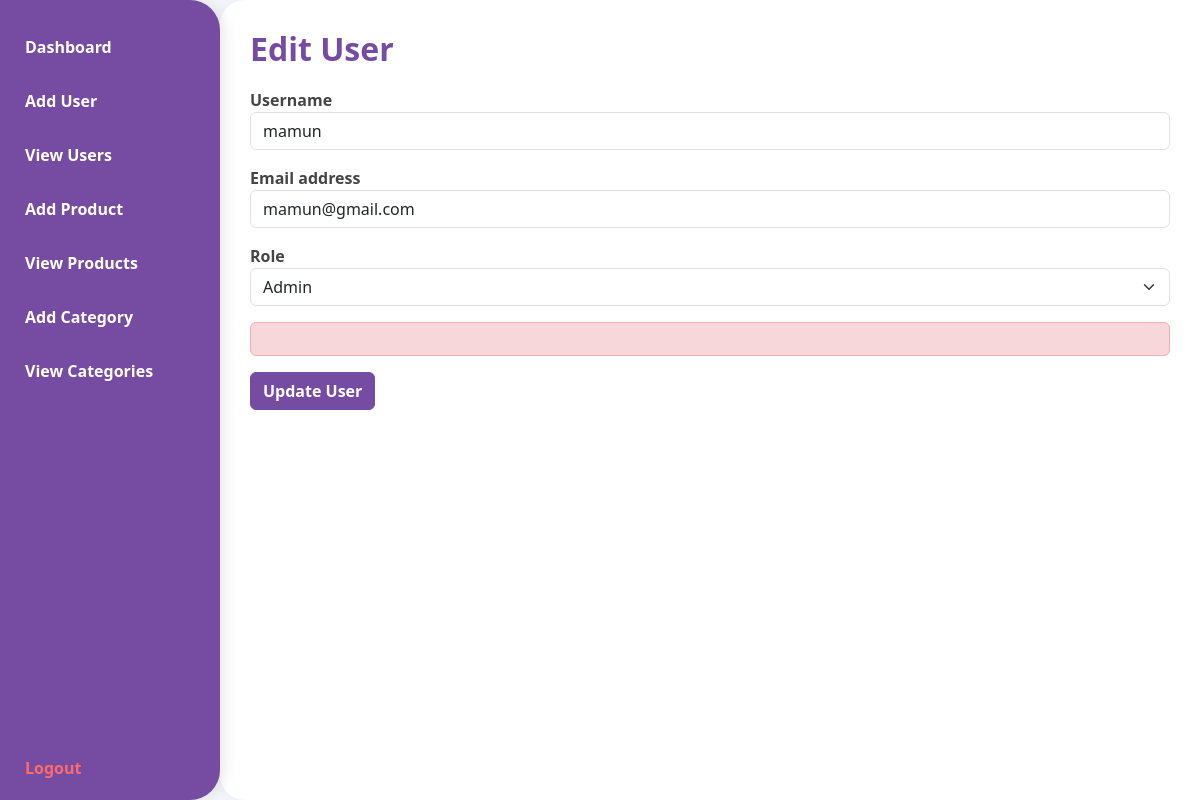
Page /DOC/DOC/combineproject/muntasir/log-rej-das/admin_dashboard.php?page=edit_user&id=1 (signed in) on the committed database.
### tables this page shows
CREATE TABLE `users` (
  `id` int(11) NOT NULL,
  `username` varchar(50) NOT NULL,
  `email` varchar(100) NOT NULL,
  `password` varchar(255) NOT NULL,
  `first_name` varchar(50) NOT NULL,
  `last_name` varchar(50) NOT NULL,
  `phone` varchar(20) DEFAULT NULL,
  `avatar` varchar(255) DEFAULT NULL,
  `role` enum('admin','user') DEFAULT 'user',
  `status` enum('active','inactive','banned') DEFAULT 'active',
  `email_verified_at` timestamp NULL DEFAULT NULL,
  `created_at` timestamp NOT NULL DEFAULT current_timestamp(),
  `updated_at` timestamp NOT NULL DEFAULT current_timestamp() ON UPDATE current_timestamp()
);

### DOC/DOC/combineproject/muntasir/log-rej-das/admin_dashboard.php (the view, shortened to what this page needs)
<?php
$db_host = 'localhost';
$db_user = 'root';
$db_pass = '';
$db_name = 'test_db';
$conn = new mysqli($db_host, $db_user, $db_pass, $db_name);
$edit_user_err = $edit_user_success = "";
$active_page = "dashboard";
if (isset($_GET['page'])) {
    $page = $_GET['page'];
    if (in_array($page, ['dashboard', 'add_user', 'view_users', 'edit_user', 'add_product', 'view_products', 'edit_product', 'add_category', 'view_categories', 'edit_category'])) {
        $active_page = $page;
    }
}
?>
<!DOCTYPE html>
<html lang="en">
<head>
    <link href="https://cdn.jsdelivr.net/npm/bootstrap@5.3.0/dist/css/bootstrap.min.css" rel="stylesheet" />
</head>
<body>
    <nav class="sidebar" aria-label="Admin Sidebar Navigation">
        <a href="?page=dashboard" class="<?php echo ($active_page === 'dashboard') ? 'active' : ''; ?>" aria-current="<?php echo ($active_page === 'dashboard') ? 'page' : ''; ?>">Dashboard</a>
        <a href="?page=add_user" class="<?php echo ($active_page === 'add_user') ? 'active' : ''; ?>">Add User</a>
        <a href="?page=view_users" class="<?php echo ($active_page === 'view_users') ? 'active' : ''; ?>">View Users</a>
        <a href="?page=add_product" class="<?php echo ($active_page === 'add_product') ? 'active' : ''; ?>">Add Product</a>
        <a href="?page=view_products" class="<?php echo ($active_page === 'view_products') ? 'active' : ''; ?>">View Products</a>
        <a href="?page=add_category" class="<?php echo ($active_page === 'add_category') ? 'active' : ''; ?>">Add Category</a>
        <a href="?page=view_categories" class="<?php echo ($active_page === 'view_categories') ? 'active' : ''; ?>">View Categories</a>
        <a href="?action=logout" class="logout-link">Logout</a>
    </nav>
    <main class="main-content">
<?php if ($active_page === 'dashboard'): ?>
    <h2>Welcome to Admin Dashboard</h2>
    <p>Hello <strong><?php echo htmlspecialchars($_SESSION["username"]); ?></strong>, you are logged in as <strong>Admin</strong>.</p>
    <p>Use the menu to manage users, products, and categories.</p>
    <h3>User Summary</h3>
    <?php
    $result = $conn->query("SELECT id, username, email, role, created_at FROM users ORDER BY id ASC LIMIT 5");
    if ($result && $result->num_rows > 0):
    ?>
        <div class="table-responsive">
            <table class="table table-striped table-hover">
                <thead>
                    <tr>
                        <th>ID</th>
                        <th>Username</th>
                        <th>Email</th>
                        <th>Role</th>
                        <th>Registered At</th>
                    </tr>
                </thead>
                <tbody>
                    <?php while ($row = $result->fetch_assoc()): ?>
                        <tr>
                            <td><?php echo htmlspecialchars($row['id']); ?></td>
                            <td><?php echo htmlspecialchars($row['username']); ?></td>
                            <td><?php echo htmlspecialchars($row['email']); ?></td>
                            <td><?php echo htmlspecialchars(ucfirst($row['role'])); ?></td>
                            <td><?php echo htmlspecialchars($row['created_at']); ?></td>
                        </tr>
                    <?php endwhile; ?>
                </tbody>
            </table>
        </div>
    <?php else: ?>
        <p>No users found.</p>
<?php endif; ?>
        <?php elseif ($active_page === 'edit_user'): ?>
            <h2>Edit User</h2>
            <?php
            $user_id = $_GET['id'];
            $stmt = $conn->prepare("SELECT id, username, email, role FROM users WHERE id = ?");
            $stmt->bind_param("i", $user_id);
            $stmt->execute();
            $result = $stmt->get_result();
            $user = $result->fetch_assoc();
            ?>
            <form method="POST" action="?page=edit_user&id=<?php echo $user_id; ?>" novalidate>
                <div class="mb-3">
                    <label for="username">Username</label>
                    <input type="text" id="username" name="username" class="form-control" value="<?php echo htmlspecialchars($user['username']); ?>" required />
                </div>
                <div class="mb-3">
                    <label for="email">Email address</label>
                    <input type="email" id="email" name="email" class="form-control" value="<?php echo htmlspecialchars($user['email']); ?>" required />
                </div>
                <div class="mb-3">
                    <label for="role">Role</label>
                    <select id="role" name="role" class="form-select" required>
                        <option value="admin" <?php echo ($user['role'] === 'admin') ? 'selected' : ''; ?>>Admin</option>
                    </select>
                </div>
                <?php if (isset($edit_user_err)): ?>
                    <div class="alert alert-danger"><?php echo $edit_user_err; ?></div>
                <?php endif; ?>
                <button type="submit" name="edit_user" class="btn btn-primary">Update User</button>
            </form>
        <?php endif; ?>
    </main>
</body>
</html>

### DOC/DOC/combineproject/muntasir/log-rej-das/admin_dashboard.php (style rules this page uses)
body, html { height: 100%; margin: 0; font-family: 'Segoe UI', Tahoma, Geneva, Verdana, sans-serif; background: #f5f7fa; }
.sidebar { height: 100vh; width: 220px; background-color: #764ba2; color: white; position: fixed; top: 0; left: 0; overflow-x: hidden; padding-top: 20px; display: flex; flex-direction: column; justify-content: flex-start; border-radius: 0 30px 30px 0; box-shadow: 3px 0 15px rgba(0,0,0,0.1); }
.sidebar a { padding: 15px 25px; text-decoration: none; font-size: 1rem; color: white; display: block; font-weight: 600; transition: background-color 0.3s ease; border-radius: 0 20px 20px 0; }
.sidebar .logout-link { margin-top: auto; padding-bottom: 20px; color: #ff6b6b; font-weight: 700; }
.main-content { margin-left: 220px; padding: 30px; max-width: calc(100% - 220px); min-height: 100vh; background: white; border-radius: 25px 0 0 25px; box-shadow: 0 0 20px rgba(0,0,0,0.05); overflow-y: auto; }
h2 { color: #764ba2; font-weight: 700; margin-bottom: 20px; }
label { font-weight: 600; color: #444; }
.btn-primary { background-color: #764ba2; border-color: #764ba2; font-weight: 700; transition: background-color 0.3s ease; }

### rows in the picture
users: username "mamun", email "mamun@gmail.com", role "Admin"
